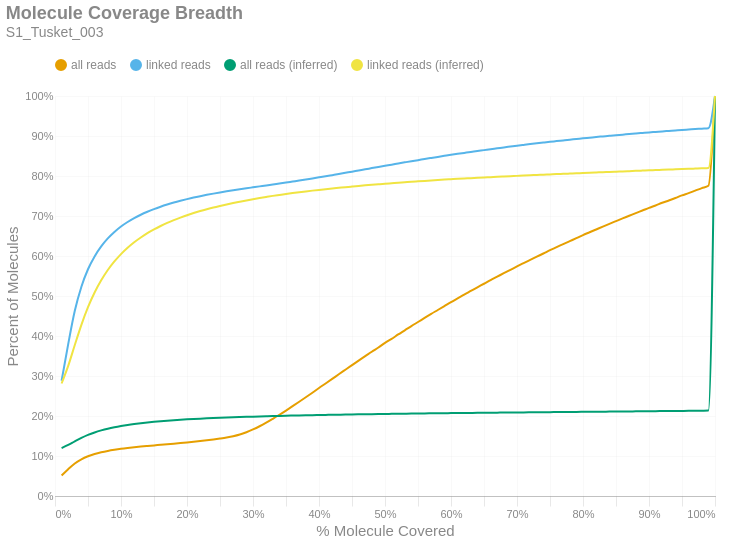

Write notebook code for a chart like this one.
### Markdown cell above
### Molecule Read Coverage
This chart shows molecule coverage breadth as computed by the number of bases aligned to that molecule. In other words, "*how much of each unique long molecule is actually sequenced/aligned?*" Keep in mind there is a distinction between sequences and alignments, since some sequences belonging to a particular molecule may not align well and wouldn't appear in the alignment data. This chart also shows molecule coverage breadth as computed by the *inferred fragment* from which the aligned sequences originate. Unlike read coverage, this calculation takes into account the total insert size, including unsequenced gaps between the forward and reverse reads. Like the previous figures, these are cumulative percents.

### Code cell
if SKIPLR:
    print_html(f"Skipped")
else:
    binned_df = consolidated_hist(valids['coverage_bp'], mask, 0.01, True)
    binned_df_inf = consolidated_hist(valids['coverage_inserts'], mask, 0.01, True)
    binned_df = binned_df.with_columns(pl.lit(binned_df_inf['all reads (cumsum)']).alias('all reads (inferred)'))
    binned_df = binned_df.with_columns(pl.lit(binned_df_inf['linked reads (cumsum)']).alias('linked reads (inferred)'))
    binned_df = binned_df.with_columns(
        (pl.col('bin').cast(pl.Float64) + 0.01).alias('right_edge')
    )

    with SafeRender(binned_df):
        (
            density_plot(binned_df, 'Molecule Coverage Breadth', samplename, 'molcov', ['all reads (inferred)','linked reads (inferred)'])
            .encode(
                #x=alt.X('bin:Q', title="% Molecule Covered").axis(format = '%').scale(padding=0),
                x=alt.X('right_edge:Q', title="% Molecule Covered").axis(format='%').scale(padding=0),
                y=alt.Y('value:Q', title='Percent of Molecules')
                    .axis(format='%')
                    .stack(False)
                    .scale(domainMin=0, padding=0),
                color=alt.Color("key:N").scale(domain = ["all reads", "linked reads", "all reads (inferred)", "linked reads (inferred)"]),
                tooltip = [
                    alt.Tooltip("key:N", title = "Data Type"),
                    alt.Tooltip("range_label:N", title="% Molecule Covered"),
                    alt.Tooltip("value:Q", format = ".2%", title="% Molecules")
                ]
            )
        ).display()

### Figure 1 — Vega-Lite specification as saved in the notebook (floating-point values rounded to 4 significant figures)
{"width": "container", "height": 400, "config": {"title": {"anchor": "start", "dy": -15, "fontSize": 18, "color": "#888888", "subtitleColor": "#888888", "subtitleFontSize": 14}, "arc": {"fill": "#0072B2"}, "axis": {"domainColor": "#888888", "domainWidth": 0.5, "gridWidth": 0.2, "grid": false, "titleFontWeight": 400, "titleFontSize": 15, "labelFontSize": 11, "labelColor": "#888888", "tickColor": "#888888", "tickWidth": 0.2, "titleColor": "#888888"}, "axisBand": {"grid": false}, "axisX": {"grid": true, "tickSize": 10, "domainCap": "round"}, "axisY": {"domain": false, "grid": true, "tickSize": 0, "domainCap": "round"}, "background": "transparent", "header": {"labelFontSize": 15, "labelColor": "#888888", "titleFontSize": 15, "titleFontWeight": 600, "titleColor": "#888888"}, "legend": {"labelFont": "sans-serif", "labelFontSize": 12, "labelColor": "#888888", "symbolSize": 100, "symbolType": "circle", "titleFontSize": 12, "titlePadding": 10, "titleColor": "#888888", "title": null, "orient": "top"}, "range": {"category": ["#E69F00", "#56B4E9", "#009E73", "#F0E442", "#0072B2", "#D55E00", "#CC79A7", "#000000"], "diverging": ["#cfe8f3", "#a2d4ec", "#73bfe2", "#46abdb", "#1696d2", "#12719e"]}, "area": {"fill": "#0072B2", "fillOpacity": 0.7, "line": true, "strokeOpacity": 0.7}, "line": {"color": "#0072B2", "stroke": "#0072B2", "strokeWidth": 2}, "trail": {"color": "#0072B2", "stroke": "#0072B2", "strokeWidth": 0, "size": 1}, "point": {"filled": true, "fillOpacity": 1.0, "size": 95}, "text": {"color": "#888888", "fontSize": 11, "align": "right", "fontWeight": 400, "size": 11}, "bar": {"fill": "#0072B2", "stroke": null}, "view": {"stroke": null, "continuousWidth": 660, "continuousHeight": 400}}, "data": {"name": "data-bdc162d4a75336ab83f85a446f0f03ed"}, "mark": {"type": "line", "interpolate": "monotone", "point": {"opacity": 0, "size": 275}}, "encoding": {"color": {"field": "key", "scale": {"domain": ["all reads", "linked reads", "all reads (inferred)", "linked reads (inferred)"]}, "type": "nominal"}, "tooltip": [{"field": "key", "title": "Data Type", "type": "nominal"}, {"field": "range_label", "title": "% Molecule Covered", "type": "nominal"}, {"field": "value", "format": ".2%", "title": "% Molecules", "type": "quantitative"}], "x": {"axis": {"format": "%"}, "field": "right_edge", "scale": {"padding": 0}, "title": "% Molecule Covered", "type": "quantitative"}, "y": {"axis": {"format": "%"}, "field": "value", "scale": {"domainMin": 0, "padding": 0}, "stack": false, "title": "Percent of Molecules", "type": "quantitative"}}, "params": [{"name": "param_c36ac31b6afebe62", "select": {"type": "point", "fields": ["key"]}, "bind": "legend"}], "title": {"text": "Molecule Coverage Breadth", "subtitle": "S1_Tusket_003"}, "transform": [{"fold": ["all reads (cumsum)", "linked reads (cumsum)", "all reads (inferred)", "linked reads (inferred)"]}, {"calculate": "replace(datum.key, ' (cumsum)', '')", "as": "key"}, {"filter": {"param": "param_c36ac31b6afebe62"}}], "usermeta": {"embedOptions": {"downloadFileName": "S1_Tusket_003.molcov"}}, "$schema": "https://vega.github.io/schema/vega-lite/v6.1.0.json", "datasets": {"data-bdc162d4a75336ab83f85a446f0f03ed": [{"bin": "0.0", "interval": "0.0-0.01", "all reads": 0.05114, "linked reads": 0.288, "all reads (cumsum)": 0.05114, "linked reads (cumsum)": 0.288, "range_label": "0.0-0.01", "all reads (inferred)": 0.1199, "linked reads (inferred)": 0.2812, "right_edge": 0.01}, {"bin": "0.01", "interval": "0.01-0.02", "all reads": 0.01588, "linked reads": 0.09161, "all reads (cumsum)": 0.06702, "linked reads (cumsum)": 0.3796, "range_label": "0.01-0.02", "all reads (inferred)": 0.1276, "linked reads (inferred)": 0.3252, "right_edge": 0.02}, {"bin": "0.02", "interval": "0.02-0.03", "all reads": 0.01429, "linked reads": 0.08326, "all reads (cumsum)": 0.08131, "linked reads (cumsum)": 0.4629, "range_label": "0.02-0.03", "all reads (inferred)": 0.1366, "linked reads (inferred)": 0.3775, "right_edge": 0.03}, {"bin": "0.03", "interval": "0.03-0.04", "all reads": 0.01041, "linked reads": 0.06032, "all reads (cumsum)": 0.09172, "linked reads (cumsum)": 0.5232, "range_label": "0.03-0.04", "all reads (inferred)": 0.1451, "linked reads (inferred)": 0.4279, "right_edge": 0.04}, {"bin": "0.04", "interval": "0.04-0.05", "all reads": 0.007561, "linked reads": 0.04366, "all reads (cumsum)": 0.09928, "linked reads (cumsum)": 0.5669, "range_label": "0.04-0.05", "all reads (inferred)": 0.1526, "linked reads (inferred)": 0.472, "right_edge": 0.05}, {"bin": "0.05", "interval": "0.05-0.06", "all reads": 0.005605, "linked reads": 0.03215, "all reads (cumsum)": 0.1049, "linked reads (cumsum)": 0.599, "range_label": "0.05-0.06", "all reads (inferred)": 0.1588, "linked reads (inferred)": 0.5086, "right_edge": 0.06}, {"bin": "0.06", "interval": "0.06-0.07", "all reads": 0.004346, "linked reads": 0.02492, "all reads (cumsum)": 0.1092, "linked reads (cumsum)": 0.624, "range_label": "0.06-0.07", "all reads (inferred)": 0.164, "linked reads (inferred)": 0.5391, "right_edge": 0.07}, {"bin": "0.07", "interval": "0.07-0.08", "all reads": 0.003497, "linked reads": 0.01993, "all reads (cumsum)": 0.1127, "linked reads (cumsum)": 0.6439, "range_label": "0.07-0.08", "all reads (inferred)": 0.1683, "linked reads (inferred)": 0.5649, "right_edge": 0.08}, {"bin": "0.08", "interval": "0.08-0.09", "all reads": 0.002876, "linked reads": 0.01619, "all reads (cumsum)": 0.1156, "linked reads (cumsum)": 0.6601, "range_label": "0.08-0.09", "all reads (inferred)": 0.172, "linked reads (inferred)": 0.5863, "right_edge": 0.09}, {"bin": "0.09", "interval": "0.09-0.1", "all reads": 0.002486, "linked reads": 0.01372, "all reads (cumsum)": 0.1181, "linked reads (cumsum)": 0.6738, "range_label": "0.09-0.1", "all reads (inferred)": 0.1751, "linked reads (inferred)": 0.6047, "right_edge": 0.1}, {"bin": "0.1", "interval": "0.1-0.11", "all reads": 0.002075, "linked reads": 0.01127, "all reads (cumsum)": 0.1202, "linked reads (cumsum)": 0.6851, "range_label": "0.1-0.11", "all reads (inferred)": 0.1778, "linked reads (inferred)": 0.6206, "right_edge": 0.11}, {"bin": "0.11", "interval": "0.11-0.12", "all reads": 0.001824, "linked reads": 0.009703, "all reads (cumsum)": 0.122, "linked reads (cumsum)": 0.6948, "range_label": "0.11-0.12", "all reads (inferred)": 0.1801, "linked reads (inferred)": 0.6343, "right_edge": 0.12}, {"bin": "0.12", "interval": "0.12-0.13", "all reads": 0.001628, "linked reads": 0.00841, "all reads (cumsum)": 0.1236, "linked reads (cumsum)": 0.7032, "range_label": "0.12-0.13", "all reads (inferred)": 0.1821, "linked reads (inferred)": 0.6463, "right_edge": 0.13}, {"bin": "0.13", "interval": "0.13-0.14", "all reads": 0.00147, "linked reads": 0.007349, "all reads (cumsum)": 0.1251, "linked reads (cumsum)": 0.7105, "range_label": "0.13-0.14", "all reads (inferred)": 0.184, "linked reads (inferred)": 0.6571, "right_edge": 0.14}, {"bin": "0.14", "interval": "0.14-0.15", "all reads": 0.001407, "linked reads": 0.006688, "all reads (cumsum)": 0.1265, "linked reads (cumsum)": 0.7172, "range_label": "0.14-0.15", "all reads (inferred)": 0.1855, "linked reads (inferred)": 0.6664, "right_edge": 0.15}, {"bin": "0.15", "interval": "0.15-0.16", "all reads": 0.001373, "linked reads": 0.006039, "all reads (cumsum)": 0.1279, "linked reads (cumsum)": 0.7233, "range_label": "0.15-0.16", "all reads (inferred)": 0.187, "linked reads (inferred)": 0.675, "right_edge": 0.16}, {"bin": "0.16", "interval": "0.16-0.17", "all reads": 0.001404, "linked reads": 0.005412, "all reads (cumsum)": 0.1293, "linked reads (cumsum)": 0.7287, "range_label": "0.16-0.17", "all reads (inferred)": 0.1883, "linked reads (inferred)": 0.6828, "right_edge": 0.17}, {"bin": "0.17", "interval": "0.17-0.18", "all reads": 0.00147, "linked reads": 0.004901, "all reads (cumsum)": 0.1307, "linked reads (cumsum)": 0.7336, "range_label": "0.17-0.18", "all reads (inferred)": 0.1895, "linked reads (inferred)": 0.6898, "right_edge": 0.18}, {"bin": "0.18", "interval": "0.18-0.19", "all reads": 0.001543, "linked reads": 0.004469, "all reads (cumsum)": 0.1323, "linked reads (cumsum)": 0.738, "range_label": "0.18-0.19", "all reads (inferred)": 0.1906, "linked reads (inferred)": 0.696, "right_edge": 0.19}, {"bin": "0.19", "interval": "0.19-0.2", "all reads": 0.001635, "linked reads": 0.004151, "all reads (cumsum)": 0.1339, "linked reads (cumsum)": 0.7422, "range_label": "0.19-0.2", "all reads (inferred)": 0.1916, "linked reads (inferred)": 0.702, "right_edge": 0.2}, {"bin": "0.2", "interval": "0.2-0.21", "all reads": 0.001729, "linked reads": 0.003901, "all reads (cumsum)": 0.1356, "linked reads (cumsum)": 0.7461, "range_label": "0.2-0.21", "all reads (inferred)": 0.1925, "linked reads (inferred)": 0.7074, "right_edge": 0.21}, {"bin": "0.21", "interval": "0.21-0.22", "all reads": 0.00183, "linked reads": 0.003513, "all reads (cumsum)": 0.1375, "linked reads (cumsum)": 0.7496, "range_label": "0.21-0.22", "all reads (inferred)": 0.1933, "linked reads (inferred)": 0.7124, "right_edge": 0.22}, {"bin": "0.22", "interval": "0.22-0.23", "all reads": 0.001958, "linked reads": 0.003292, "all reads (cumsum)": 0.1394, "linked reads (cumsum)": 0.7529, "range_label": "0.22-0.23", "all reads (inferred)": 0.1941, "linked reads (inferred)": 0.717, "right_edge": 0.23}, {"bin": "0.23", "interval": "0.23-0.24", "all reads": 0.002053, "linked reads": 0.003072, "all reads (cumsum)": 0.1415, "linked reads (cumsum)": 0.756, "range_label": "0.23-0.24", "all reads (inferred)": 0.1949, "linked reads (inferred)": 0.7213, "right_edge": 0.24}, {"bin": "0.24", "interval": "0.24-0.25", "all reads": 0.002221, "linked reads": 0.002946, "all reads (cumsum)": 0.1437, "linked reads (cumsum)": 0.7589, "range_label": "0.24-0.25", "all reads (inferred)": 0.1955, "linked reads (inferred)": 0.7252, "right_edge": 0.25}, {"bin": "0.25", "interval": "0.25-0.26", "all reads": 0.002481, "linked reads": 0.002759, "all reads (cumsum)": 0.1462, "linked reads (cumsum)": 0.7617, "range_label": "0.25-0.26", "all reads (inferred)": 0.1962, "linked reads (inferred)": 0.729, "right_edge": 0.26}, {"bin": "0.26", "interval": "0.26-0.27", "all reads": 0.003096, "linked reads": 0.002637, "all reads (cumsum)": 0.1493, "linked reads (cumsum)": 0.7643, "range_label": "0.26-0.27", "all reads (inferred)": 0.1968, "linked reads (inferred)": 0.7326, "right_edge": 0.27}, {"bin": "0.27", "interval": "0.27-0.28", "all reads": 0.004295, "linked reads": 0.00254, "all reads (cumsum)": 0.1536, "linked reads (cumsum)": 0.7668, "range_label": "0.27-0.28", "all reads (inferred)": 0.1974, "linked reads (inferred)": 0.7358, "right_edge": 0.28}, {"bin": "0.28", "interval": "0.28-0.29", "all reads": 0.005816, "linked reads": 0.002454, "all reads (cumsum)": 0.1594, "linked reads (cumsum)": 0.7693, "range_label": "0.28-0.29", "all reads (inferred)": 0.1979, "linked reads (inferred)": 0.739, "right_edge": 0.29}, {"bin": "0.29", "interval": "0.29-0.3", "all reads": 0.007008, "linked reads": 0.002371, "all reads (cumsum)": 0.1664, "linked reads (cumsum)": 0.7717, "range_label": "0.29-0.3", "all reads (inferred)": 0.1984, "linked reads (inferred)": 0.7421, "right_edge": 0.3}, {"bin": "0.3", "interval": "0.3-0.31", "all reads": 0.007976, "linked reads": 0.002366, "all reads (cumsum)": 0.1744, "linked reads (cumsum)": 0.774, "range_label": "0.3-0.31", "all reads (inferred)": 0.1989, "linked reads (inferred)": 0.745, "right_edge": 0.31}, {"bin": "0.31", "interval": "0.31-0.32", "all reads": 0.008928, "linked reads": 0.002323, "all reads (cumsum)": 0.1833, "linked reads (cumsum)": 0.7764, "range_label": "0.31-0.32", "all reads (inferred)": 0.1994, "linked reads (inferred)": 0.7477, "right_edge": 0.32}, {"bin": "0.32", "interval": "0.32-0.33", "all reads": 0.009712, "linked reads": 0.002461, "all reads (cumsum)": 0.193, "linked reads (cumsum)": 0.7788, "range_label": "0.32-0.33", "all reads (inferred)": 0.1998, "linked reads (inferred)": 0.7503, "right_edge": 0.33}, {"bin": "0.33", "interval": "0.33-0.34", "all reads": 0.01005, "linked reads": 0.002363, "all reads (cumsum)": 0.2031, "linked reads (cumsum)": 0.7812, "range_label": "0.33-0.34", "all reads (inferred)": 0.2003, "linked reads (inferred)": 0.7527, "right_edge": 0.34}, {"bin": "0.34", "interval": "0.34-0.35", "all reads": 0.01054, "linked reads": 0.002426, "all reads (cumsum)": 0.2136, "linked reads (cumsum)": 0.7836, "range_label": "0.34-0.35", "all reads (inferred)": 0.2007, "linked reads (inferred)": 0.755, "right_edge": 0.35}, {"bin": "0.35", "interval": "0.35-0.36", "all reads": 0.01087, "linked reads": 0.002533, "all reads (cumsum)": 0.2245, "linked reads (cumsum)": 0.7861, "range_label": "0.35-0.36", "all reads (inferred)": 0.201, "linked reads (inferred)": 0.7572, "right_edge": 0.36}, {"bin": "0.36", "interval": "0.36-0.37", "all reads": 0.0111, "linked reads": 0.002512, "all reads (cumsum)": 0.2356, "linked reads (cumsum)": 0.7887, "range_label": "0.36-0.37", "all reads (inferred)": 0.2014, "linked reads (inferred)": 0.7594, "right_edge": 0.37}, {"bin": "0.37", "interval": "0.37-0.38", "all reads": 0.01124, "linked reads": 0.002635, "all reads (cumsum)": 0.2468, "linked reads (cumsum)": 0.7913, "range_label": "0.37-0.38", "all reads (inferred)": 0.2018, "linked reads (inferred)": 0.7614, "right_edge": 0.38}, {"bin": "0.38", "interval": "0.38-0.39", "all reads": 0.01142, "linked reads": 0.002707, "all reads (cumsum)": 0.2582, "linked reads (cumsum)": 0.794, "range_label": "0.38-0.39", "all reads (inferred)": 0.2021, "linked reads (inferred)": 0.7634, "right_edge": 0.39}, {"bin": "0.39", "interval": "0.39-0.4", "all reads": 0.01171, "linked reads": 0.00265, "all reads (cumsum)": 0.27, "linked reads (cumsum)": 0.7967, "range_label": "0.39-0.4", "all reads (inferred)": 0.2024, "linked reads (inferred)": 0.7653, "right_edge": 0.4}, {"bin": "0.4", "interval": "0.4-0.41", "all reads": 0.01133, "linked reads": 0.002665, "all reads (cumsum)": 0.2813, "linked reads (cumsum)": 0.7993, "range_label": "0.4-0.41", "all reads (inferred)": 0.2028, "linked reads (inferred)": 0.7671, "right_edge": 0.41}, {"bin": "0.41", "interval": "0.41-0.42", "all reads": 0.01142, "linked reads": 0.002815, "all reads (cumsum)": 0.2927, "linked reads (cumsum)": 0.8021, "range_label": "0.41-0.42", "all reads (inferred)": 0.2031, "linked reads (inferred)": 0.7688, "right_edge": 0.42}, {"bin": "0.42", "interval": "0.42-0.43", "all reads": 0.01159, "linked reads": 0.002822, "all reads (cumsum)": 0.3043, "linked reads (cumsum)": 0.805, "range_label": "0.42-0.43", "all reads (inferred)": 0.2033, "linked reads (inferred)": 0.7704, "right_edge": 0.43}, {"bin": "0.43", "interval": "0.43-0.44", "all reads": 0.01143, "linked reads": 0.002935, "all reads (cumsum)": 0.3157, "linked reads (cumsum)": 0.8079, "range_label": "0.43-0.44", "all reads (inferred)": 0.2036, "linked reads (inferred)": 0.7721, "right_edge": 0.44}, {"bin": "0.44", "interval": "0.44-0.45", "all reads": 0.01141, "linked reads": 0.002904, "all reads (cumsum)": 0.3271, "linked reads (cumsum)": 0.8108, "range_label": "0.44-0.45", "all reads (inferred)": 0.2039, "linked reads (inferred)": 0.7736, "right_edge": 0.45}, {"bin": "0.45", "interval": "0.45-0.46", "all reads": 0.01131, "linked reads": 0.002987, "all reads (cumsum)": 0.3385, "linked reads (cumsum)": 0.8138, "range_label": "0.45-0.46", "all reads (inferred)": 0.2042, "linked reads (inferred)": 0.7751, "right_edge": 0.46}, {"bin": "0.46", "interval": "0.46-0.47", "all reads": 0.01107, "linked reads": 0.002917, "all reads (cumsum)": 0.3495, "linked reads (cumsum)": 0.8167, "range_label": "0.46-0.47", "all reads (inferred)": 0.2044, "linked reads (inferred)": 0.7766, "right_edge": 0.47}, {"bin": "0.47", "interval": "0.47-0.48", "all reads": 0.0112, "linked reads": 0.003049, "all reads (cumsum)": 0.3607, "linked reads (cumsum)": 0.8197, "range_label": "0.47-0.48", "all reads (inferred)": 0.2047, "linked reads (inferred)": 0.778, "right_edge": 0.48}, {"bin": "0.48", "interval": "0.48-0.49", "all reads": 0.01062, "linked reads": 0.002985, "all reads (cumsum)": 0.3713, "linked reads (cumsum)": 0.8227, "range_label": "0.48-0.49", "all reads (inferred)": 0.2049, "linked reads (inferred)": 0.7793, "right_edge": 0.49}, {"bin": "0.49", "interval": "0.49-0.5", "all reads": 0.01166, "linked reads": 0.002883, "all reads (cumsum)": 0.383, "linked reads (cumsum)": 0.8256, "range_label": "0.49-0.5", "all reads (inferred)": 0.2052, "linked reads (inferred)": 0.7807, "right_edge": 0.5}, {"bin": "0.5", "interval": "0.5-0.51", "all reads": 0.009891, "linked reads": 0.00279, "all reads (cumsum)": 0.3929, "linked reads (cumsum)": 0.8284, "range_label": "0.5-0.51", "all reads (inferred)": 0.2054, "linked reads (inferred)": 0.7819, "right_edge": 0.51}, {"bin": "0.51", "interval": "0.51-0.52", "all reads": 0.01098, "linked reads": 0.002932, "all reads (cumsum)": 0.4039, "linked reads (cumsum)": 0.8313, "range_label": "0.51-0.52", "all reads (inferred)": 0.2056, "linked reads (inferred)": 0.7831, "right_edge": 0.52}, {"bin": "0.52", "interval": "0.52-0.53", "all reads": 0.01036, "linked reads": 0.00282, "all reads (cumsum)": 0.4142, "linked reads (cumsum)": 0.8342, "range_label": "0.52-0.53", "all reads (inferred)": 0.2058, "linked reads (inferred)": 0.7843, "right_edge": 0.53}, {"bin": "0.53", "interval": "0.53-0.54", "all reads": 0.0106, "linked reads": 0.002791, "all reads (cumsum)": 0.4248, "linked reads (cumsum)": 0.8369, "range_label": "0.53-0.54", "all reads (inferred)": 0.206, "linked reads (inferred)": 0.7855, "right_edge": 0.54}, {"bin": "0.54", "interval": "0.54-0.55", "all reads": 0.01012, "linked reads": 0.0027, "all reads (cumsum)": 0.4349, "linked reads (cumsum)": 0.8396, "range_label": "0.54-0.55", "all reads (inferred)": 0.2062, "linked reads (inferred)": 0.7867, "right_edge": 0.55}, {"bin": "0.55", "interval": "0.55-0.56", "all reads": 0.0103, "linked reads": 0.002806, "all reads (cumsum)": 0.4453, "linked reads (cumsum)": 0.8425, "range_label": "0.55-0.56", "all reads (inferred)": 0.2064, "linked reads (inferred)": 0.7878, "right_edge": 0.56}, {"bin": "0.56", "interval": "0.56-0.57", "all reads": 0.01008, "linked reads": 0.002681, "all reads (cumsum)": 0.4553, "linked reads (cumsum)": 0.8451, "range_label": "0.56-0.57", "all reads (inferred)": 0.2067, "linked reads (inferred)": 0.7889, "right_edge": 0.57}, {"bin": "0.57", "interval": "0.57-0.58", "all reads": 0.009705, "linked reads": 0.002635, "all reads (cumsum)": 0.465, "linked reads (cumsum)": 0.8478, "range_label": "0.57-0.58", "all reads (inferred)": 0.2068, "linked reads (inferred)": 0.7899, "right_edge": 0.58}, {"bin": "0.58", "interval": "0.58-0.59", "all reads": 0.009784, "linked reads": 0.002606, "all reads (cumsum)": 0.4748, "linked reads (cumsum)": 0.8504, "range_label": "0.58-0.59", "all reads (inferred)": 0.207, "linked reads (inferred)": 0.791, "right_edge": 0.59}, {"bin": "0.59", "interval": "0.59-0.6", "all reads": 0.009827, "linked reads": 0.002593, "all reads (cumsum)": 0.4846, "linked reads (cumsum)": 0.853, "range_label": "0.59-0.6", "all reads (inferred)": 0.2072, "linked reads (inferred)": 0.7919, "right_edge": 0.6}, {"bin": "0.6", "interval": "0.6-0.61", "all reads": 0.009283, "linked reads": 0.002466, "all reads (cumsum)": 0.4939, "linked reads (cumsum)": 0.8554, "range_label": "0.6-0.61", "all reads (inferred)": 0.2074, "linked reads (inferred)": 0.7929, "right_edge": 0.61}, {"bin": "0.61", "interval": "0.61-0.62", "all reads": 0.009531, "linked reads": 0.00231, "all reads (cumsum)": 0.5035, "linked reads (cumsum)": 0.8577, "range_label": "0.61-0.62", "all reads (inferred)": 0.2076, "linked reads (inferred)": 0.7938, "right_edge": 0.62}, {"bin": "0.62", "interval": "0.62-0.63", "all reads": 0.009128, "linked reads": 0.00231, "all reads (cumsum)": 0.5126, "linked reads (cumsum)": 0.8601, "range_label": "0.62-0.63", "all reads (inferred)": 0.2077, "linked reads (inferred)": 0.7946, "right_edge": 0.63}, {"bin": "0.63", "interval": "0.63-0.64", "all reads": 0.009182, "linked reads": 0.002358, "all reads (cumsum)": 0.5218, "linked reads (cumsum)": 0.8624, "range_label": "0.63-0.64", "all reads (inferred)": 0.2079, "linked reads (inferred)": 0.7955, "right_edge": 0.64}, {"bin": "0.64", "interval": "0.64-0.65", "all reads": 0.008867, "linked reads": 0.00227, "all reads (cumsum)": 0.5306, "linked reads (cumsum)": 0.8647, "range_label": "0.64-0.65", "all reads (inferred)": 0.2081, "linked reads (inferred)": 0.7964, "right_edge": 0.65}, {"bin": "0.65", "interval": "0.65-0.66", "all reads": 0.009144, "linked reads": 0.002335, "all reads (cumsum)": 0.5398, "linked reads (cumsum)": 0.867, "range_label": "0.65-0.66", "all reads (inferred)": 0.2082, "linked reads (inferred)": 0.7972, "right_edge": 0.66}, {"bin": "0.66", "interval": "0.66-0.67", "all reads": 0.008585, "linked reads": 0.00218, "all reads (cumsum)": 0.5484, "linked reads (cumsum)": 0.8692, "range_label": "0.66-0.67", "all reads (inferred)": 0.2084, "linked reads (inferred)": 0.798, "right_edge": 0.67}, {"bin": "0.67", "interval": "0.67-0.68", "all reads": 0.00867, "linked reads": 0.002265, "all reads (cumsum)": 0.557, "linked reads (cumsum)": 0.8715, "range_label": "0.67-0.68", "all reads (inferred)": 0.2086, "linked reads (inferred)": 0.7988, "right_edge": 0.68}, {"bin": "0.68", "interval": "0.68-0.69", "all reads": 0.008365, "linked reads": 0.002086, "all reads (cumsum)": 0.5654, "linked reads (cumsum)": 0.8735, "range_label": "0.68-0.69", "all reads (inferred)": 0.2087, "linked reads (inferred)": 0.7996, "right_edge": 0.69}, {"bin": "0.69", "interval": "0.69-0.7", "all reads": 0.008568, "linked reads": 0.002092, "all reads (cumsum)": 0.574, "linked reads (cumsum)": 0.8756, "range_label": "0.69-0.7", "all reads (inferred)": 0.2089, "linked reads (inferred)": 0.8003, "right_edge": 0.7}, {"bin": "0.7", "interval": "0.7-0.71", "all reads": 0.008219, "linked reads": 0.002044, "all reads (cumsum)": 0.5822, "linked reads (cumsum)": 0.8777, "range_label": "0.7-0.71", "all reads (inferred)": 0.209, "linked reads (inferred)": 0.8011, "right_edge": 0.71}, {"bin": "0.71", "interval": "0.71-0.72", "all reads": 0.00811, "linked reads": 0.002027, "all reads (cumsum)": 0.5903, "linked reads (cumsum)": 0.8797, "range_label": "0.71-0.72", "all reads (inferred)": 0.2092, "linked reads (inferred)": 0.8018, "right_edge": 0.72}, {"bin": "0.72", "interval": "0.72-0.73", "all reads": 0.008097, "linked reads": 0.001982, "all reads (cumsum)": 0.5984, "linked reads (cumsum)": 0.8817, "range_label": "0.72-0.73", "all reads (inferred)": 0.2093, "linked reads (inferred)": 0.8025, "right_edge": 0.73}, {"bin": "0.73", "interval": "0.73-0.74", "all reads": 0.007918, "linked reads": 0.001928, "all reads (cumsum)": 0.6063, "linked reads (cumsum)": 0.8836, "range_label": "0.73-0.74", "all reads (inferred)": 0.2095, "linked reads (inferred)": 0.8033, "right_edge": 0.74}, {"bin": "0.74", "interval": "0.74-0.75", "all reads": 0.008257, "linked reads": 0.001882, "all reads (cumsum)": 0.6146, "linked reads (cumsum)": 0.8855, "range_label": "0.74-0.75", "all reads (inferred)": 0.2096, "linked reads (inferred)": 0.804, "right_edge": 0.75}, {"bin": "0.75", "interval": "0.75-0.76", "all reads": 0.007516, "linked reads": 0.001742, "all reads (cumsum)": 0.6221, "linked reads (cumsum)": 0.8872, "range_label": "0.75-0.76", "all reads (inferred)": 0.2098, "linked reads (inferred)": 0.8047, "right_edge": 0.76}, {"bin": "0.76", "interval": "0.76-0.77", "all reads": 0.00766, "linked reads": 0.001785, "all reads (cumsum)": 0.6297, "linked reads (cumsum)": 0.889, "range_label": "0.76-0.77", "all reads (inferred)": 0.2099, "linked reads (inferred)": 0.8054, "right_edge": 0.77}, {"bin": "0.77", "interval": "0.77-0.78", "all reads": 0.007465, "linked reads": 0.001765, "all reads (cumsum)": 0.6372, "linked reads (cumsum)": 0.8908, "range_label": "0.77-0.78", "all reads (inferred)": 0.2101, "linked reads (inferred)": 0.8061, "right_edge": 0.78}, {"bin": "0.78", "interval": "0.78-0.79", "all reads": 0.007397, "linked reads": 0.001678, "all reads (cumsum)": 0.6446, "linked reads (cumsum)": 0.8925, "range_label": "0.78-0.79", "all reads (inferred)": 0.2102, "linked reads (inferred)": 0.8068, "right_edge": 0.79}, {"bin": "0.79", "interval": "0.79-0.8", "all reads": 0.007727, "linked reads": 0.001764, "all reads (cumsum)": 0.6523, "linked reads (cumsum)": 0.8942, "range_label": "0.79-0.8", "all reads (inferred)": 0.2104, "linked reads (inferred)": 0.8075, "right_edge": 0.8}, {"bin": "0.8", "interval": "0.8-0.81", "all reads": 0.006965, "linked reads": 0.001607, "all reads (cumsum)": 0.6593, "linked reads (cumsum)": 0.8958, "range_label": "0.8-0.81", "all reads (inferred)": 0.2105, "linked reads (inferred)": 0.8082, "right_edge": 0.81}, {"bin": "0.81", "interval": "0.81-0.82", "all reads": 0.007056, "linked reads": 0.001657, "all reads (cumsum)": 0.6664, "linked reads (cumsum)": 0.8975, "range_label": "0.81-0.82", "all reads (inferred)": 0.2107, "linked reads (inferred)": 0.8089, "right_edge": 0.82}, {"bin": "0.82", "interval": "0.82-0.83", "all reads": 0.007092, "linked reads": 0.001484, "all reads (cumsum)": 0.6734, "linked reads (cumsum)": 0.899, "range_label": "0.82-0.83", "all reads (inferred)": 0.2108, "linked reads (inferred)": 0.8095, "right_edge": 0.83}, {"bin": "0.83", "interval": "0.83-0.84", "all reads": 0.006994, "linked reads": 0.001493, "all reads (cumsum)": 0.6804, "linked reads (cumsum)": 0.9005, "range_label": "0.83-0.84", "all reads (inferred)": 0.211, "linked reads (inferred)": 0.8102, "right_edge": 0.84}, {"bin": "0.84", "interval": "0.84-0.85", "all reads": 0.006793, "linked reads": 0.001468, "all reads (cumsum)": 0.6872, "linked reads (cumsum)": 0.9019, "range_label": "0.84-0.85", "all reads (inferred)": 0.2112, "linked reads (inferred)": 0.8109, "right_edge": 0.85}, {"bin": "0.85", "interval": "0.85-0.86", "all reads": 0.006772, "linked reads": 0.001403, "all reads (cumsum)": 0.694, "linked reads (cumsum)": 0.9034, "range_label": "0.85-0.86", "all reads (inferred)": 0.2113, "linked reads (inferred)": 0.8115, "right_edge": 0.86}, {"bin": "0.86", "interval": "0.86-0.87", "all reads": 0.006591, "linked reads": 0.001479, "all reads (cumsum)": 0.7006, "linked reads (cumsum)": 0.9048, "range_label": "0.86-0.87", "all reads (inferred)": 0.2115, "linked reads (inferred)": 0.8122, "right_edge": 0.87}, {"bin": "0.87", "interval": "0.87-0.88", "all reads": 0.006704, "linked reads": 0.001404, "all reads (cumsum)": 0.7073, "linked reads (cumsum)": 0.9062, "range_label": "0.87-0.88", "all reads (inferred)": 0.2116, "linked reads (inferred)": 0.8129, "right_edge": 0.88}, {"bin": "0.88", "interval": "0.88-0.89", "all reads": 0.006428, "linked reads": 0.001367, "all reads (cumsum)": 0.7137, "linked reads (cumsum)": 0.9076, "range_label": "0.88-0.89", "all reads (inferred)": 0.2118, "linked reads (inferred)": 0.8135, "right_edge": 0.89}, {"bin": "0.89", "interval": "0.89-0.9", "all reads": 0.006539, "linked reads": 0.001362, "all reads (cumsum)": 0.7203, "linked reads (cumsum)": 0.909, "range_label": "0.89-0.9", "all reads (inferred)": 0.2119, "linked reads (inferred)": 0.8142, "right_edge": 0.9}, {"bin": "0.9", "interval": "0.9-0.91", "all reads": 0.006024, "linked reads": 0.00123, "all reads (cumsum)": 0.7263, "linked reads (cumsum)": 0.9102, "range_label": "0.9-0.91", "all reads (inferred)": 0.2121, "linked reads (inferred)": 0.8148, "right_edge": 0.91}, {"bin": "0.91", "interval": "0.91-0.92", "all reads": 0.006765, "linked reads": 0.001256, "all reads (cumsum)": 0.7331, "linked reads (cumsum)": 0.9114, "range_label": "0.91-0.92", "all reads (inferred)": 0.2123, "linked reads (inferred)": 0.8154, "right_edge": 0.92}, {"bin": "0.92", "interval": "0.92-0.93", "all reads": 0.005802, "linked reads": 0.001201, "all reads (cumsum)": 0.7389, "linked reads (cumsum)": 0.9126, "range_label": "0.92-0.93", "all reads (inferred)": 0.2124, "linked reads (inferred)": 0.8161, "right_edge": 0.93}, {"bin": "0.93", "interval": "0.93-0.94", "all reads": 0.00617, "linked reads": 0.001204, "all reads (cumsum)": 0.745, "linked reads (cumsum)": 0.9139, "range_label": "0.93-0.94", "all reads (inferred)": 0.2126, "linked reads (inferred)": 0.8166, "right_edge": 0.94}, {"bin": "0.94", "interval": "0.94-0.95", "all reads": 0.006577, "linked reads": 0.001198, "all reads (cumsum)": 0.7516, "linked reads (cumsum)": 0.9151, "range_label": "0.94-0.95", "all reads (inferred)": 0.2127, "linked reads (inferred)": 0.8172, "right_edge": 0.95}, {"bin": "0.95", "interval": "0.95-0.96", "all reads": 0.005443, "linked reads": 0.001127, "all reads (cumsum)": 0.757, "linked reads (cumsum)": 0.9162, "range_label": "0.95-0.96", "all reads (inferred)": 0.2129, "linked reads (inferred)": 0.8178, "right_edge": 0.96}, {"bin": "0.96", "interval": "0.96-0.97", "all reads": 0.006297, "linked reads": 0.001141, "all reads (cumsum)": 0.7633, "linked reads (cumsum)": 0.9173, "range_label": "0.96-0.97", "all reads (inferred)": 0.2131, "linked reads (inferred)": 0.8186, "right_edge": 0.97}, {"bin": "0.97", "interval": "0.97-0.98", "all reads": 0.006403, "linked reads": 0.001106, "all reads (cumsum)": 0.7697, "linked reads (cumsum)": 0.9184, "range_label": "0.97-0.98", "all reads (inferred)": 0.2133, "linked reads (inferred)": 0.8193, "right_edge": 0.98}, {"bin": "0.98", "interval": "0.98-0.99", "all reads": 0.005959, "linked reads": 0.001133, "all reads (cumsum)": 0.7757, "linked reads (cumsum)": 0.9196, "range_label": "0.98-0.99", "all reads (inferred)": 0.2136, "linked reads (inferred)": 0.8202, "right_edge": 0.99}, {"bin": "0.99", "interval": "0.99-1.0", "all reads": 0.2243, "linked reads": 0.08044, "all reads (cumsum)": 1.0, "linked reads (cumsum)": 1.0, "range_label": "0.99-1.0", "all reads (inferred)": 1.0, "linked reads (inferred)": 1.0, "right_edge": 1.0}]}}
